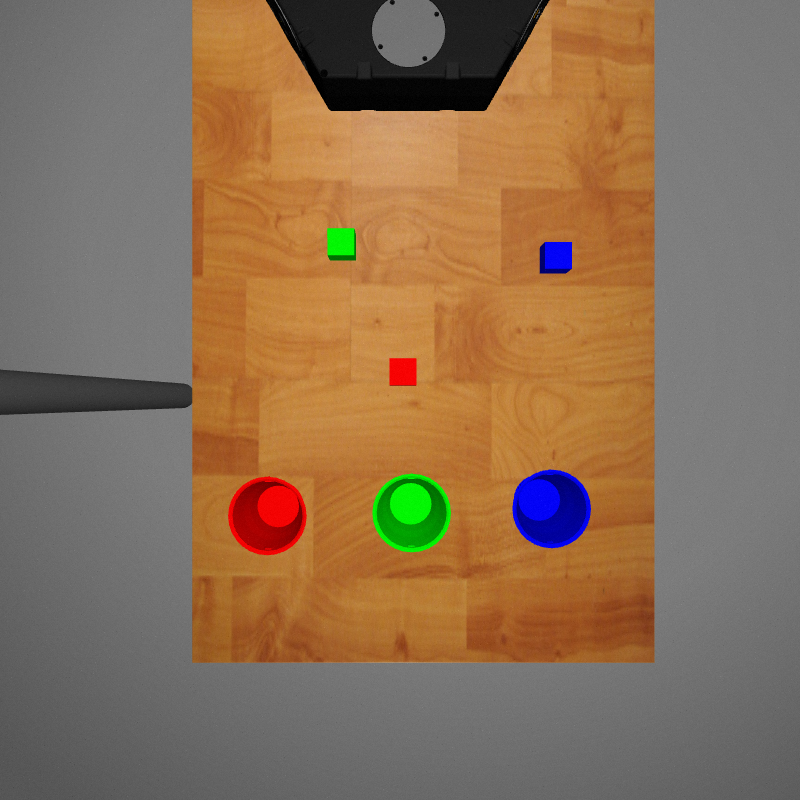
#> input picture ROS2/edo_calibration/edo_calibration/noWhitePlane.png, 800 x 800 px
$ python baseDetection.py
#> lines starting #> are read from the running program, lines starting #| are printed output that depends on the picture; after the words box and inside, x2 and y2 are one past the last pixel; in counts of white or black regions, pixels touching at a corner belong together
import cv2
import numpy as np
from scipy.spatial import distance as dist
from imutils import perspective
import imutils

robot_width = 0.270
robot_center_from_edge = 0.230

class detection:
    # [4 lines left out: function __init__, not called in this run]


def stackImages(scale, imgArray):
    rows = len(imgArray)
    cols = len(imgArray[0])
    rowsAvailable = isinstance(imgArray[0], list)
    width = imgArray[0][0].shape[1]
    height = imgArray[0][0].shape[0]
    if rowsAvailable:
        for x in range(0, rows):
            for y in range(0, cols):
                if imgArray[x][y].shape[:2] == imgArray[0][0].shape[:2]:
                    imgArray[x][y] = cv2.resize(imgArray[x][y], (0, 0), None, scale, scale)
                else:
                    imgArray[x][y] = cv2.resize(imgArray[x][y], (imgArray[0][0].shape[1], imgArray[0][0].shape[0]),
                                                None, scale, scale)
                if len(imgArray[x][y].shape) == 2: imgArray[x][y] = cv2.cvtColor(imgArray[x][y], cv2.COLOR_GRAY2BGR)
        imageBlank = np.zeros((height, width, 3), np.uint8)
        hor = [imageBlank] * rows
        hor_con = [imageBlank] * rows
        for x in range(0, rows):
            hor[x] = np.hstack(imgArray[x])
        ver = np.vstack(hor)
    else:
        for x in range(0, rows):
            if imgArray[x].shape[:2] == imgArray[0].shape[:2]:
                imgArray[x] = cv2.resize(imgArray[x], (0, 0), None, scale, scale)
            else:
                imgArray[x] = cv2.resize(imgArray[x], (imgArray[0].shape[1], imgArray[0].shape[0]), None, scale, scale)
            if len(imgArray[x].shape) == 2: imgArray[x] = cv2.cvtColor(imgArray[x], cv2.COLOR_GRAY2BGR)
        hor = np.hstack(imgArray)
        ver = hor
    return ver


def getBase(imgSrc, imgContour):
    # Important! img.shape is y(height), x(width) for some reason
    topQuarterY = int(imgSrc.shape[0] * .25)
    xCordStart = int(imgSrc.shape[1]* 0.25)
    xCordEnd = int(imgSrc.shape[1]*0.75)
    croppedImg = imgSrc[:][:topQuarterY, xCordStart:xCordEnd]
    print("cropped image shape", croppedImg.shape, xCordStart, xCordEnd)
    contours, hierarchy = cv2.findContours(croppedImg, cv2.RETR_EXTERNAL, cv2.CHAIN_APPROX_SIMPLE)

    # [10 lines of commented-out code are left out]
    contours = sorted(contours, key=lambda x: cv2.contourArea(x), reverse=True)
    baseContour = contours[0]

    peri = cv2.arcLength(baseContour, False)
    baseContour = cv2.approxPolyDP(baseContour, 0.05 * peri, False)

    print("Base area", cv2.contourArea(baseContour))
    for point in baseContour:
        cv2.circle(imgContour, (xCordStart + point[0][0], point[0][1]), 3, (255, 255, 0), cv2.FILLED)
    # cv2.drawContours(imgContour, baseContour, -1, , 5)

    print("len of cnt", len(baseContour))
    # print("printing base: ", baseContour)
    # get the y coordinates
    yCords = []
    for point in baseContour:
        yCords.append(point[0][1])
    yCords.sort()
    thirdQuartile = int(len(yCords) * .75)
    print("median", thirdQuartile, ":", yCords[thirdQuartile])

    worthyYCord = []
    # next get the base length
    for ypoint in yCords:
        # we want +-5% from 3rd quartile
        if yCords[thirdQuartile] * 1.05 > ypoint > yCords[thirdQuartile] * 0.95:
            worthyYCord.append(ypoint)
    print(worthyYCord)

    leadingBaseEdge = []
    for point in baseContour:
        if point[0][1] in worthyYCord:
            leadingBaseEdge.append(point)
    print(leadingBaseEdge)

    basexCords = []
    baseyCords = []
    for point in leadingBaseEdge:
        basexCords.append(point[0][0])
        baseyCords.append(point[0][1])
    minValue = min(basexCords)
    maxValue = max(basexCords)
    cv2.line(imgContour, pt1=(xCordStart + minValue, yCords[thirdQuartile]), pt2=(xCordStart + maxValue, yCords[thirdQuartile]),
             color=(0, 0, 255), thickness=2)
    return xCordStart + minValue, xCordStart + maxValue, yCords[thirdQuartile]


# [9 lines left out: function mouse_click, not called in this run]
        # add half way to robot

def getObjects(imgSrc):
    topQuarterY = int(imgSrc.shape[0] * .20)
    imgSrc = imgSrc[:][topQuarterY:, :]
    imgSrc = cv2.Canny(imgSrc, 40, 100)
    imgSrc = cv2.dilate(imgSrc, kernal, iterations=2)
    imgSrc = cv2.erode(imgSrc, kernal, iterations=1)
    # cv2.imshow("source", imgSrc)
    # cv2.waitKey(0)

    contours, hierarchy = cv2.findContours(imgSrc, cv2.RETR_EXTERNAL, cv2.CHAIN_APPROX_SIMPLE)
    orig = img.copy()

    for c in contours:
        # if cv2.contourArea(c) < 10:
        #     continue
        # print("area: ", cv2.contourArea(c) * pixelsToWolrd)
        # compute the rotated bounding box of the contour
        box = cv2.minAreaRect(c)
        box = cv2.boxPoints(box)
        box = np.array(box, dtype="int")
        # order the points in the contour such that they appear
        # in top-left, top-right, bottom-right, and bottom-left
        # order, then draw the outline of the rotated bounding
        # box
        box = perspective.order_points(box)
        # print("box", box)
        side1, side2 = dist.euclidean(box[0], box[1]), dist.euclidean(box[1], box[2])

        for pnt in box:
            pnt[1] += topQuarterY

        # Check if the lengths of the sides are within +-25% of each other
        if  side2 * 0.75 < side1 < side2 * 1.25:
            cv2.drawContours(imgCnt, [box.astype("int")], -1, (0, 255, 0), 2)
        # cv2.imshow("detections", orig)
        # cv2.waitKey(0)

# ~~~~~~~~~~~~~~~~~~~~~~~~~~~~~~~~~~
kernal = np.ones((4, 4), np.uint8)
detections = []

# img = cv2.imread("gazeboPose.png")
img = cv2.imread("noWhitePlane.png")
#> img is the input picture: shape (800, 800, 3); mean B, G, R 85.4, 111.2, 137.8
imgCnt = img.copy()

grayImg = cv2.cvtColor(img, cv2.COLOR_BGR2GRAY)
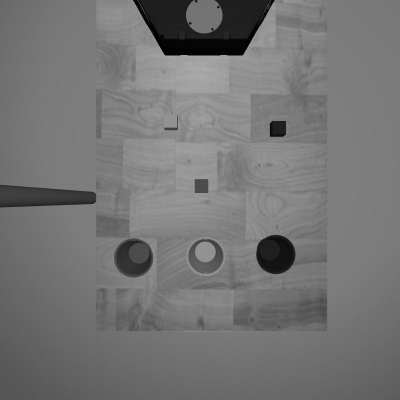
#> grayImg: shape (800, 800) (shown at 1/2 size); min 0, max 177, mean 116.2
blurImg = cv2.GaussianBlur(grayImg, (9, 9), 0)
cannyImg = cv2.Canny(blurImg, 100, 150)
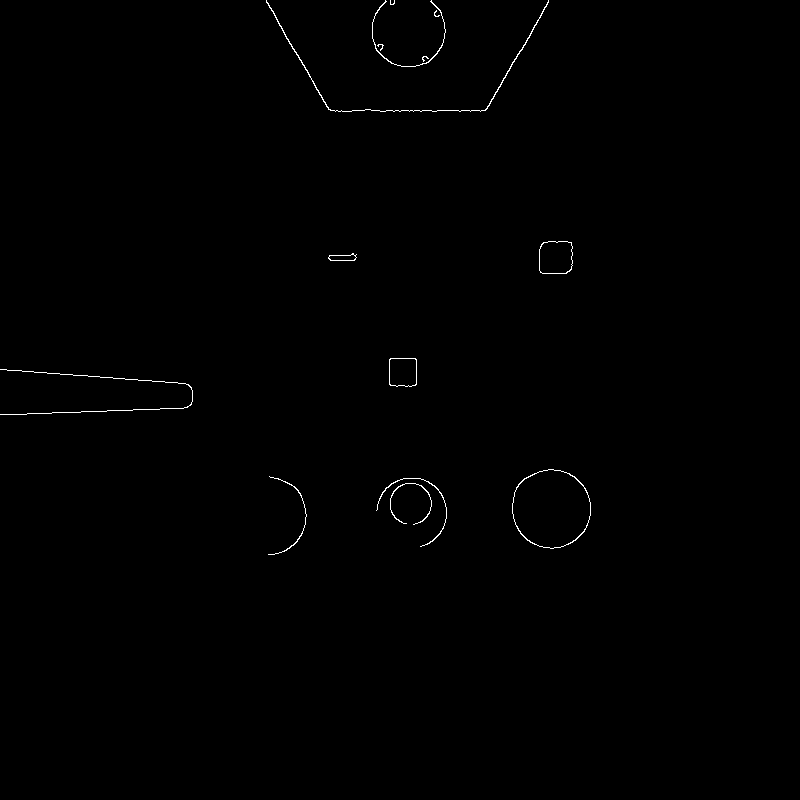
#> cannyImg: shape (800, 800); 0.35% white in thin lines or dots, all inside (x1, y1, x2, y2) = (0, 0, 591, 555)
dialatedImg = cv2.dilate(cannyImg, kernal, iterations=2)
#> dialatedImg: shape (800, 800); 2.6% white; 9 white regions, largest, box (x1, y1, x2, y2) and area: (264, 0, 553, 116) 3641, (0, 367, 197, 419) 2999, (374, 476, 451, 551) 2413
eroidedImg = cv2.erode(dialatedImg, kernal, iterations=1)
#> eroidedImg: shape (800, 800); 1.5% white; 9 white regions, largest, box (x1, y1, x2, y2) and area: (266, 0, 552, 115) 2104, (0, 369, 196, 418) 1707, (376, 478, 450, 550) 1507

xmin, xmax, ycord = getBase(eroidedImg, imgCnt)
#> in getBase, `croppedImg = imgSrc[:][:topQuarterY, xCordStart:xCordEnd]`:
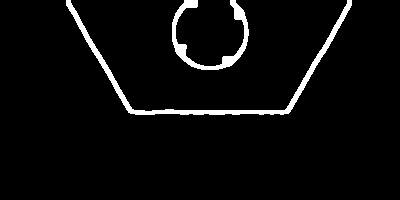
#> croppedImg: shape (200, 400); 4.1% white; 2 white regions
#| cropped image shape (200, 400) 200 600
#> in getBase, `contours, hierarchy = cv2.findContours(croppedImg, cv2.RETR_EXTERNAL, ..`: contours = 2 contours; box (x1, y1, x2, y2) and area: (66, 0, 352, 115) 1721, (172, 0, 249, 70) 988
#> in getBase, `baseContour = contours[0]`: baseContour = contour of 413 points, box (x1, y1, x2, y2) (66, 0, 352, 115), area 1721
#> in getBase, `peri = cv2.arcLength(baseContour, False)`: peri = 872.7
#> in getBase, `baseContour = cv2.approxPolyDP(baseContour, 0.05 * peri, False)`: baseContour = [[66, 0], [135, 114], [288, 113], [351, 5], [284, 110], [145, 111], [70, 0]]
#| Base area 1641.0
#> the loop in getBase, `for point in baseContour:` made 7 passes
#| len of cnt 7
#> after the loop in getBase, `for point in baseContour:`: yCords = [0, 114, 113, 5, 110, 111, 0]
#> in getBase, `thirdQuartile = int(len(yCords) * .75)`: thirdQuartile = 5
#| median 5 : 113
#> the loop in getBase, `for ypoint in yCords:` made 7 passes
#> ypoint on passes 2 to 7: 0, 5, 110, 111, 113, 114
#> after the loop in getBase, `for ypoint in yCords:`: worthyYCord = [110, 111, 113, 114]
#| [110, 111, 113, 114]
#> after the loop in getBase, `for point in baseContour:`: leadingBaseEdge = [[[135, 114]], [[288, 113]], [[284, 110]], [[145, 111]]]
#| [array([[135, 114]], dtype=int32), array([[288, 113]], dtype=int32), array([[284, 110]], dtype=int32), array([[145, 111]], dtype=int32)]
#> the loop in getBase, `for point in leadingBaseEdge:` made 4 passes
#> after the loop in getBase, `for point in leadingBaseEdge:`: basexCords = [135, 288, 284, 145]; baseyCords = [114, 113, 110, 111]
#> in getBase, `minValue = min(basexCords)`: minValue = 135
#> in getBase, `maxValue = max(basexCords)`: maxValue = 288
#> in getBase, `cv2.line(imgContour, pt1=(xCordStart + minValue, yCords[thirdQuartile]..`:
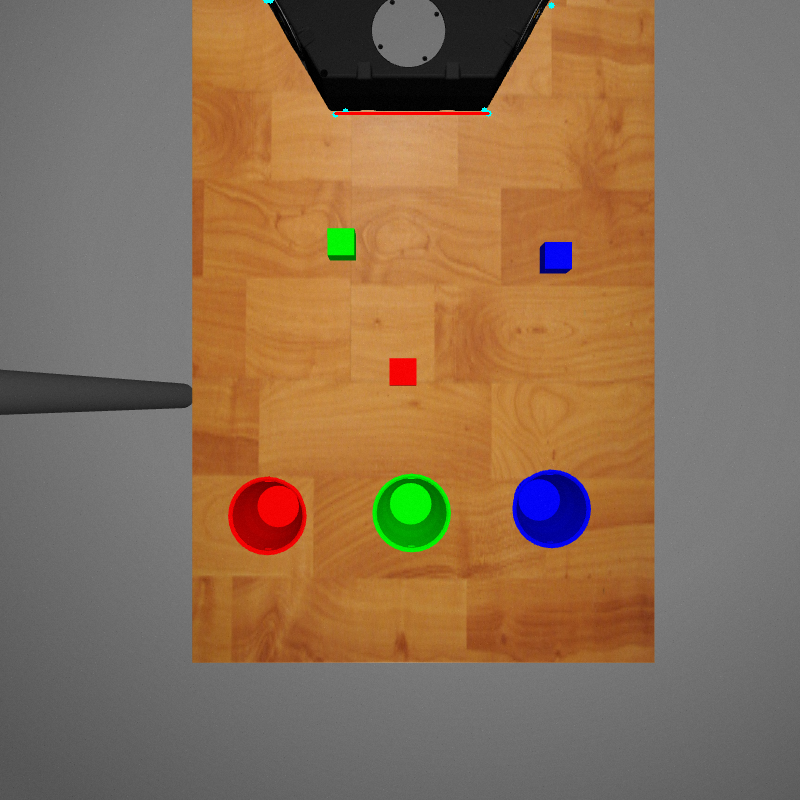
#> imgContour: shape (800, 800, 3); mean B, G, R 85.4, 111.1, 137.9
#> xmin = 335; xmax = 488; ycord = 113
midpoint = (xmin + xmax) //2
#> midpoint = 411
print(xmin,midpoint, xmax)
#| 335 411 488

baseDistance = dist.euclidean((xmin, ycord), (xmax, ycord))
#> baseDistance = 153
pixelsToWolrd = robot_width / baseDistance # 27.0cm / base distance
#> pixelsToWolrd = 0.00176

detections = getObjects(blurImg)
#> in getObjects, `imgSrc = imgSrc[:][topQuarterY:, :]`:
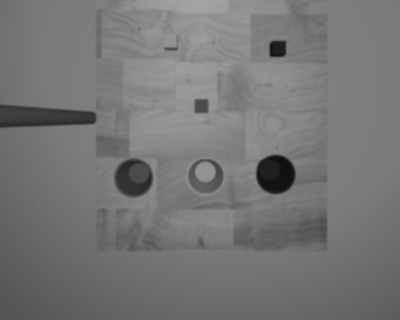
#> imgSrc: shape (640, 800) (shown at 1/2 size); min 14, max 166, mean 117.5
#> in getObjects, `imgSrc = cv2.erode(imgSrc, kernal, iterations=1)`:
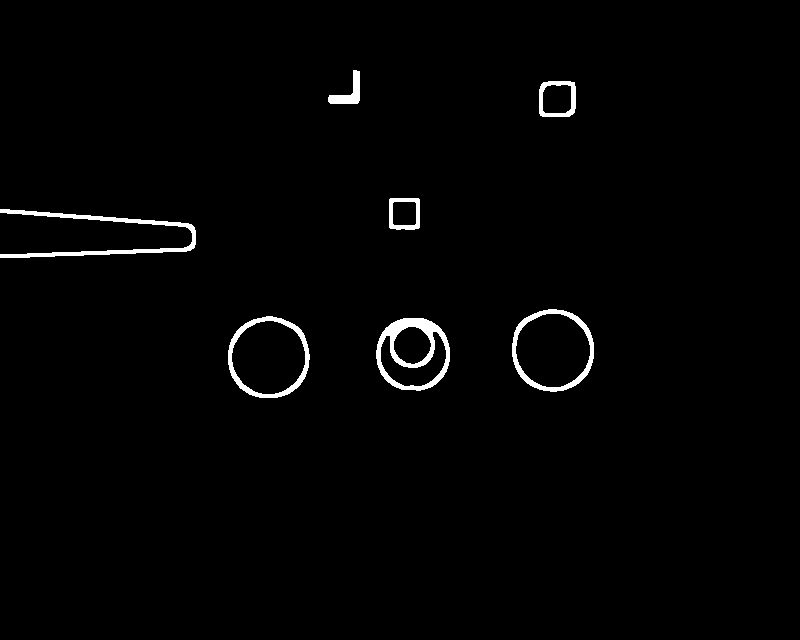
#> imgSrc: shape (640, 800); 1.4% white; 7 white regions
#> in getObjects, `contours, hierarchy = cv2.findContours(imgSrc, cv2.RETR_EXTERNAL, cv2...`: contours = 7 contours; box (x1, y1, x2, y2) and area: (512, 309, 594, 392) 5329, (228, 316, 310, 398) 5244, (376, 318, 450, 391) 4258, (0, 209, 196, 258) 1302, (539, 81, 576, 117) 1210, (389, 198, 420, 230) 913, (328, 70, 360, 104) 394
#> the loop in getObjects, `for c in contours: # if cv2.contourArea(c) < 10: #     continue # prin..` made 7 passes
#> (box, side1, side2) on passes 1 to 7: ([[376, 318], [449, 318], [449, 390], [376, 390]], 73, 72), ([[228, 316], [309, 316], [309, 397], [228, 397]], 81, 81), ([[512, 309], [593, 309], [593, 391], [512, 391]], 81, 82), ([[0, 209], [195, 209], [195, 257], [0, 257]], 195, 48), ([[389, 198], [419, 198], [419, 229], [389, 229]], 30, 31), ([[539, 81], [575, 81], [575, 116], [539, 116]], 36, 35), ([[328, 70], [359, 70], [359, 103], [328, 103]], 31, 33)
#> after the loop in getObjects, `for c in contours:`: pnt = [328, 263]

imgStack = stackImages(0.9, ([img, eroidedImg, imgCnt]))
#> in stackImages, `rows = len(imgArray)`: rows = 3
#> in stackImages, `cols = len(imgArray[0])`: cols = 800
#> in stackImages, `rowsAvailable = isinstance(imgArray[0], list)`: rowsAvailable = False
#> after the loop in stackImages, `for x in range(0, rows):`: imgArray = 3 items
#> in stackImages, `hor = np.hstack(imgArray)`:
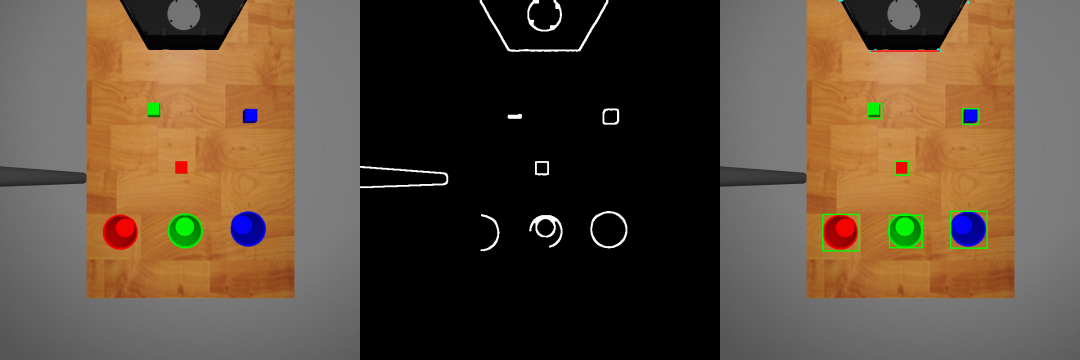
#> hor: shape (720, 2160, 3) (shown at 1/2 size); mean of channels 0, 1, 2 58, 75.5, 92.8; drawn as B, G, R

cv2.imshow("stack", imgStack)
cv2.namedWindow("clickme")
cv2.setMouseCallback("clickme", mouse_click)
cv2.imshow("clickme", imgCnt)

cv2.waitKey(0)

$ run again, with ROS2/edo_calibration/edo_calibration/gazeboPose.png copied over ROS2/edo_calibration/edo_calibration/noWhitePlane.png
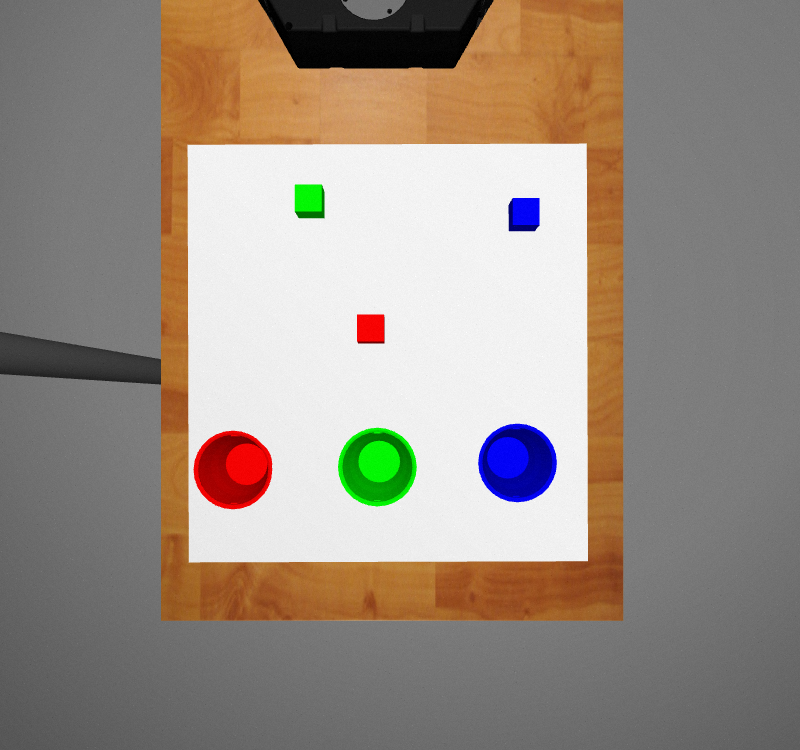
#> input picture ROS2/edo_calibration/edo_calibration/gazeboPose.png, 800 x 750 px
#> img is the input picture: shape (750, 800, 3); mean B, G, R 132.1, 142.6, 154.1
#> `cannyImg = cv2.Canny(blurImg, 100, 150)`:
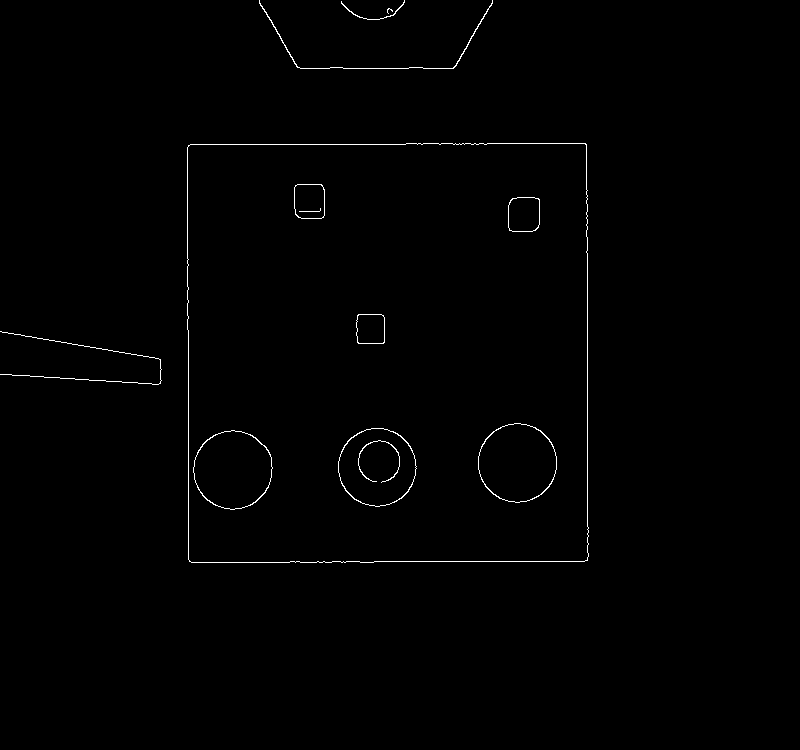
#> cannyImg: shape (750, 800); 0.64% white in thin lines or dots, all inside (x1, y1, x2, y2) = (0, 0, 589, 563)
#> dialatedImg: shape (750, 800); 4.7% white; 10 white regions, largest, box (x1, y1, x2, y2) and area: (185, 141, 593, 567) 13831, (0, 329, 166, 389) 2677, (257, 0, 497, 73) 2625
#> eroidedImg: shape (750, 800); 2.7% white; 10 white regions, largest, box (x1, y1, x2, y2) and area: (187, 143, 592, 566) 8023, (0, 331, 165, 388) 1519, (259, 0, 496, 72) 1501
#> croppedImg: shape (187, 400); 5.1% white; 4 white regions
#| cropped image shape (187, 400) 200 600
#> in getBase, `contours, hierarchy = cv2.findContours(croppedImg, cv2.RETR_EXTERNAL, ..`: contours = 4 contours; box (x1, y1, x2, y2) and area: (0, 143, 390, 187) 1342, (59, 0, 296, 72) 1204, (141, 0, 208, 23) 395, (95, 184, 126, 187) 58
#> in getBase, `baseContour = contours[0]`: baseContour = contour of 24 points, box (x1, y1, x2, y2) (0, 143, 390, 187), area 1342
#> peri = 683.6
#> in getBase, `baseContour = cv2.approxPolyDP(baseContour, 0.05 * peri, False)`: baseContour = [[206, 143], [0, 147], [384, 146], [389, 186], [388, 143]]
#| Base area 1025.5
#> the loop in getBase, `for point in baseContour:` made 5 passes
#| len of cnt 5
#> after the loop in getBase, `for point in baseContour:`: yCords = [143, 147, 146, 186, 143]
#> thirdQuartile = 3
#| median 3 : 147
#> the loop in getBase, `for ypoint in yCords:` made 5 passes
#> ypoint on passes 1 to 5: 143, 143, 146, 147, 186
#> after the loop in getBase, `for ypoint in yCords:`: worthyYCord = [143, 143, 146, 147]
#| [143, 143, 146, 147]
#> after the loop in getBase, `for point in baseContour:`: leadingBaseEdge = [[[206, 143]], [[0, 147]], [[384, 146]], [[388, 143]]]
#| [array([[206, 143]], dtype=int32), array([[  0, 147]], dtype=int32), array([[384, 146]], dtype=int32), array([[388, 143]], dtype=int32)]
#> the loop in getBase, `for point in leadingBaseEdge:` made 4 passes
#> after the loop in getBase, `for point in leadingBaseEdge:`: basexCords = [206, 0, 384, 388]; baseyCords = [143, 147, 146, 143]
#> minValue = 0
#> maxValue = 388
#> xmin = 200; xmax = 588; ycord = 147
#> midpoint = 394
#| 200 394 588
#> baseDistance = 388
#> pixelsToWolrd = 0.000696
#> in getObjects, `contours, hierarchy = cv2.findContours(imgSrc, cv2.RETR_EXTERNAL, cv2...`: contours = 7 contours; box (x1, y1, x2, y2) and area: (187, 0, 592, 416) 9218, (478, 273, 560, 356) 5315, (338, 278, 420, 360) 5222, (508, 47, 543, 85) 1210, (294, 34, 328, 72) 1186, (0, 181, 165, 238) 1168, (356, 164, 388, 197) 974
#> the loop in getObjects, `for c in contours: # if cv2.contourArea(c) < 10: #     continue # prin..` made 7 passes
#> (box, side1, side2) on passes 1 to 7: ([[338, 278], [419, 278], [419, 359], [338, 359]], 81, 81), ([[478, 273], [559, 273], [559, 355], [478, 355]], 81, 82), ([[0, 180], [167, 194], [163, 240], [-3, 226]], 167.6, 46.17), ([[356, 164], [387, 164], [387, 196], [356, 196]], 31, 32), ([[508, 47], [542, 47], [542, 84], [508, 84]], 34, 37), ([[294, 34], [327, 34], [327, 71], [294, 71]], 33, 37), ([[186, 0], [589, -1], [591, 414], [187, 415]], 403, 415)
#> after the loop in getObjects, `for c in contours:`: pnt = [187, 565]
#> rows = 3
#> cols = 750
#> rowsAvailable = False
#> after the loop in stackImages, `for x in range(0, rows):`: imgArray = 3 items
#> in stackImages, `hor = np.hstack(imgArray)`:
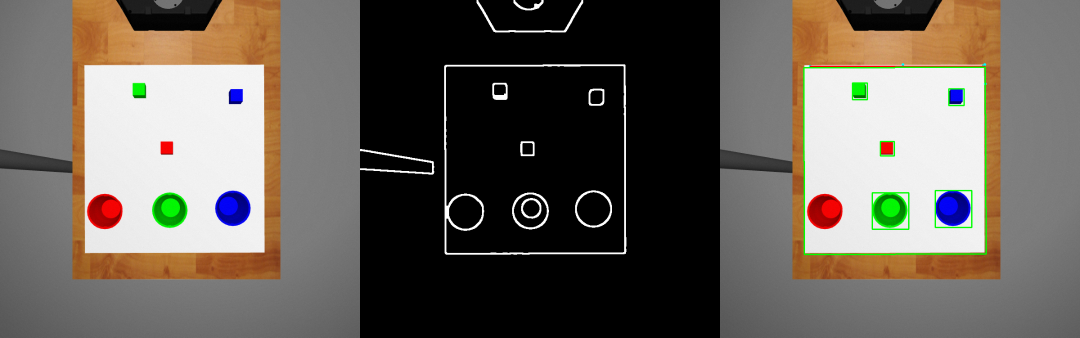
#> hor: shape (675, 2160, 3) (shown at 1/2 size); mean of channels 0, 1, 2 89.5, 97.6, 104; drawn as B, G, R
